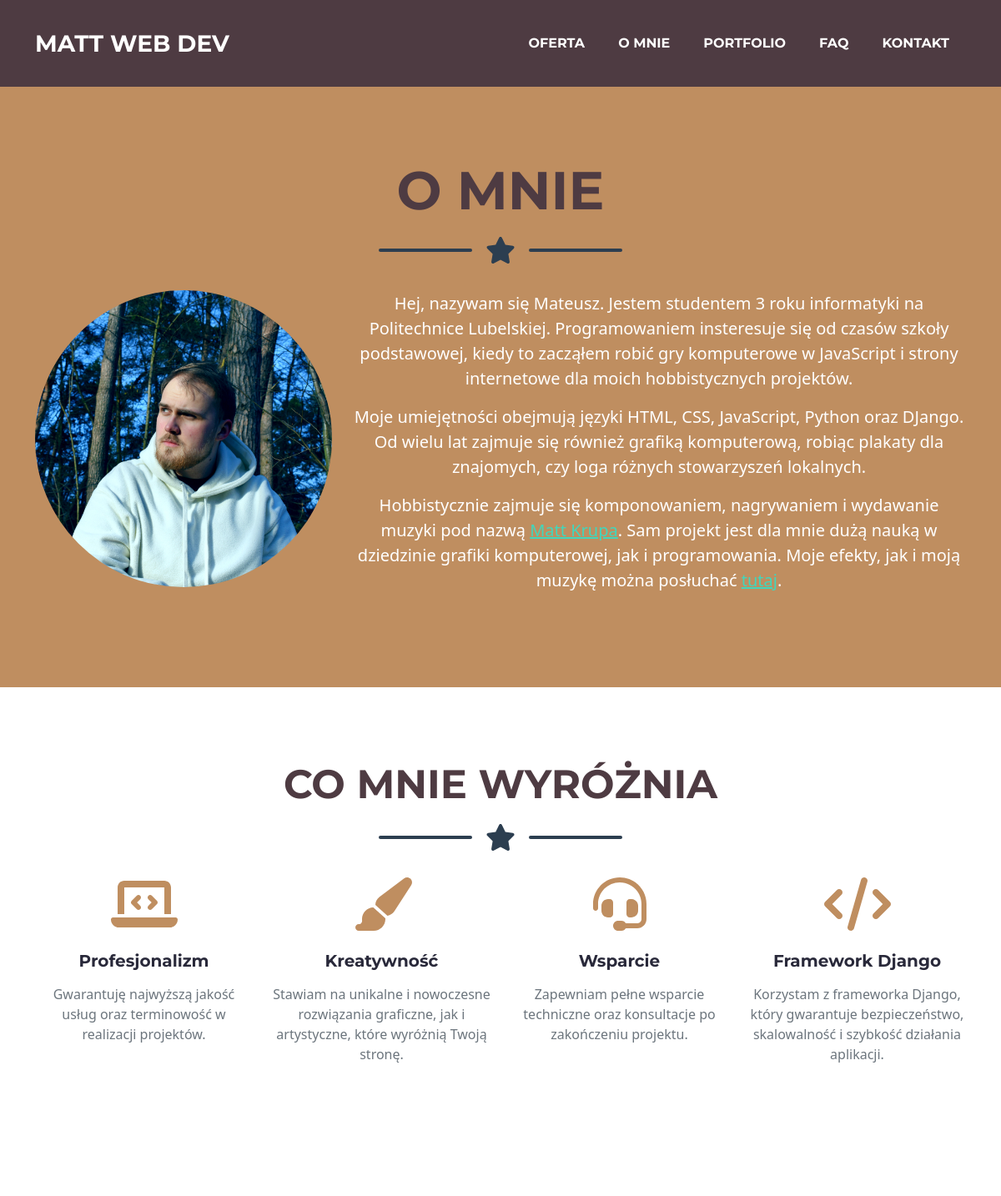
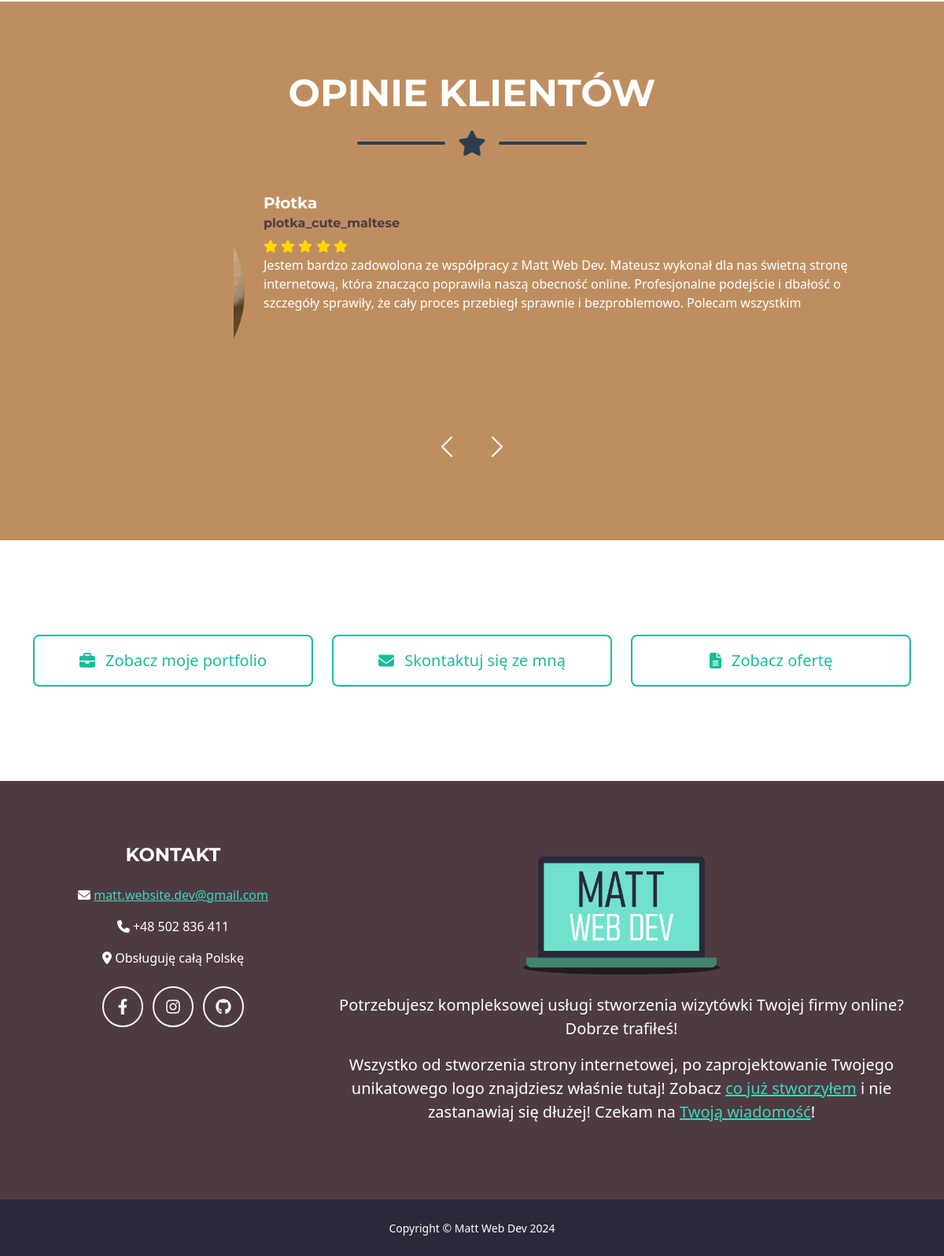
The app's page /omnie/ with its own data (2 pictures, top to bottom).
### homepage/models.py (models this page shows, shortened)
class Testimonial(models.Model):
    name = models.CharField(max_length=100)
    company = models.CharField(max_length=100)
    image = models.ImageField(upload_to='testimonials/')
    content = models.TextField()

### homepage/views.py (the view)
# urls.py: path('omnie/', views.omnie, name='omnie'),
def omnie(request):
    testimonials = Testimonial.objects.all()
    context = {
        'testimonials': testimonials
    }
    return render(request, 'omnie.html', context)

### homepage/templates/omnie.html (shortened to what this page needs)
{% extends "base.html" %}
{% load static %}
{% block content %}
<header class="masthead bg-primary text-white text-center">
    <div class="container d-flex align-items-center flex-column">
        <h2 class="masthead-heading text-center text-uppercase text-secondary mb-0">O Mnie</h2>
        <div class="divider-custom">
            <div class="divider-custom-line"></div>
            <div class="divider-custom-icon"><i class="fas fa-star"></i></div>
            <div class="divider-custom-line"></div>
        </div>
        <div class="row align-items-center">
            <div class="col-lg-4 text-center">
                <img class="rounded-circle mb-4" src="{% static 'assets/img/ryjec.jpg' %}" alt="Profilowe zdjęcie" style="max-width: 100%; height: auto;">
            </div>
            <div class="col-lg-8">
                <p class="lead">Hej, nazywam się Mateusz. Jestem studentem 3 roku informatyki na Politechnice Lubelskiej. Programowaniem insteresuje się od czasów szkoły podstawowej, kiedy to zacząłem robić gry komputerowe w JavaScript i strony internetowe dla moich hobbistycznych projektów.</p>
                <p class="lead">Moje umiejętności obejmują języki HTML, CSS, JavaScript, Python oraz DJango. Od wielu lat zajmuje się również grafiką komputerową, robiąc plakaty dla znajomych, czy loga różnych stowarzyszeń lokalnych.</p>
                <p class="lead">Hobbistycznie zajmuje się komponowaniem, nagrywaniem i wydawanie muzyki pod nazwą <a href="https://mattkrupa.net/">Matt Krupa</a>. Sam projekt jest dla mnie dużą nauką w dziedzinie grafiki komputerowej, jak i programowania. Moje efekty, jak i moją muzykę można posłuchać <a href="https://mattkrupa.net/">tutaj</a>.</p>
            </div>
        </div>
    </div>
</header>
<section class="page-section" id="why-me">
    <div class="container">
        <h2 class="page-section-heading text-center text-uppercase text-secondary mb-0">Co mnie wyróżnia</h2>
        <div class="divider-custom">
            <div class="divider-custom-line"></div>
            <div class="divider-custom-icon"><i class="fas fa-star"></i></div>
            <div class="divider-custom-line"></div>
        </div>
        <div class="row">
            <div class="col-lg-3 text-center mb-5">
                <div class="feature-item">
                    <i class="fas fa-laptop-code fa-4x text-primary mb-4"></i>
                    <h3 class="h5 mb-3">Profesjonalizm</h3>
                    <p class="text-muted">Gwarantuję najwyższą jakość usług oraz terminowość w realizacji projektów.</p>
                </div>
            </div>
            <div class="col-lg-3 text-center mb-5">
                <div class="feature-item">
                    <i class="fas fa-paint-brush fa-4x text-primary mb-4"></i>
                    <h3 class="h5 mb-3">Kreatywność</h3>
                    <p class="text-muted">Stawiam na unikalne i nowoczesne rozwiązania graficzne, jak i artystyczne, które wyróżnią Twoją stronę.</p>
                </div>
            </div>
            <div class="col-lg-3 text-center mb-5">
                <div class="feature-item">
                    <i class="fas fa-headset fa-4x text-primary mb-4"></i>
                    <h3 class="h5 mb-3">Wsparcie</h3>
                    <p class="text-muted">Zapewniam pełne wsparcie techniczne oraz konsultacje po zakończeniu projektu.</p>
                </div>
            </div>
            <div class="col-lg-3 text-center mb-5">
                <div class="feature-item">
                    <i class="fas fa-code fa-4x text-primary mb-4"></i>
                    <h3 class="h5 mb-3">Framework Django</h3>
                    <p class="text-muted">Korzystam z frameworka Django, który gwarantuje bezpieczeństwo, skalowalność i szybkość działania aplikacji.</p>
                </div>
            </div>
        </div>
    </div>
</section>
           <section class="page-section bg-primary text-white mb-0" id="testimonials">
            <div class="container">
                <h2 class="page-section-heading text-center text-uppercase text-white">Opinie Klientów</h2>
                <div class="divider-custom">
                    <div class="divider-custom-line"></div>
                    <div class="divider-custom-icon"><i class="fas fa-star"></i></div>
                    <div class="divider-custom-line"></div>
                </div>
                <div id="testimonialCarousel" class="carousel slide" data-bs-ride="carousel">
                    <div class="carousel-inner">
                        {% for testimonial in testimonials %}
                        <div class="carousel-item {% if forloop.first %}active{% endif %}">
                            <div class="card no-border text-dark mb-3">
                                <div class="card-body">
                                    <div class="row">
                                        <div class="col-md-3 d-flex align-items-center justify-content-center">
                                            <img src="{{ testimonial.image.url }}" class="img-fluid rounded-circle testimonial-image" alt="{{ testimonial.name }}">
                                        </div>
                                        <div class="col-md-9">
                                            <h5 class="card-title text-white">{{ testimonial.name }}</h5>
                                            <h6 class="card-subtitle mb-2 text-secondary">{{ testimonial.company }}</h6>
                                            <div class="stars">
                                                <i class="fas fa-star"></i>
                                                <i class="fas fa-star"></i>
                                                <i class="fas fa-star"></i>
                                                <i class="fas fa-star"></i>
                                                <i class="fas fa-star"></i>
                                            </div>
                                            <p class="card-text text-white">{{ testimonial.content }}</p>
                                        </div>
                                    </div>
                                </div>
                            </div>
                        </div>
                        {% endfor %}
                    </div>
                    <div class="carousel-controls text-center">
                        <button class="carousel-control-prev" type="button" data-bs-target="#testimonialCarousel" data-bs-slide="prev">
                            <span class="carousel-control-prev-icon" aria-hidden="true"></span>
                        </button>
                        <button class="carousel-control-next" type="button" data-bs-target="#testimonialCarousel" data-bs-slide="next">
                            <span class="carousel-control-next-icon" aria-hidden="true"></span>
                        </button>
                    </div>
                </div>
            </div>
        </section>
<section class="page-section text-center mt-4">
    <div class="container">
        <div class="row justify-content-center">
            <div class="col-lg-4 mb-4">
                <a class="btn btn-xl btn-outline-primary w-100" href="{% url 'portfolio' %}">
                    <i class="fas fa-briefcase me-2"></i>
                    Zobacz moje portfolio
                </a>
            </div>
            <div class="col-lg-4 mb-4">
                <a class="btn btn-xl btn-outline-primary w-100" href="{% url 'kontakt' %}">
                    <i class="fas fa-envelope me-2"></i>
                    Skontaktuj się ze mną
                </a>
            </div>
            <div class="col-lg-4 mb-4">
                <a class="btn btn-xl btn-outline-primary w-100" href="{% url 'oferta' %}">
                    <i class="fas fa-file-alt me-2"></i>
                    Zobacz ofertę
                </a>
            </div>
        </div>
    </div>
</section>
{% endblock %}

### records on screen
Testimonial: image (picture), name "Płotka", company "plotka_cute_maltese", content "Jestem bardzo zadowolona ze współpracy z Matt Web Dev. Mateusz wykonał dla nas świetną stronę internetową, która znacząco poprawiła naszą obecność online. Profesjonalne podejście i dbałość o szczegóły sprawiły, że cały proces przebiegł sprawnie i bezproblemowo. Polecam wszystkim"
